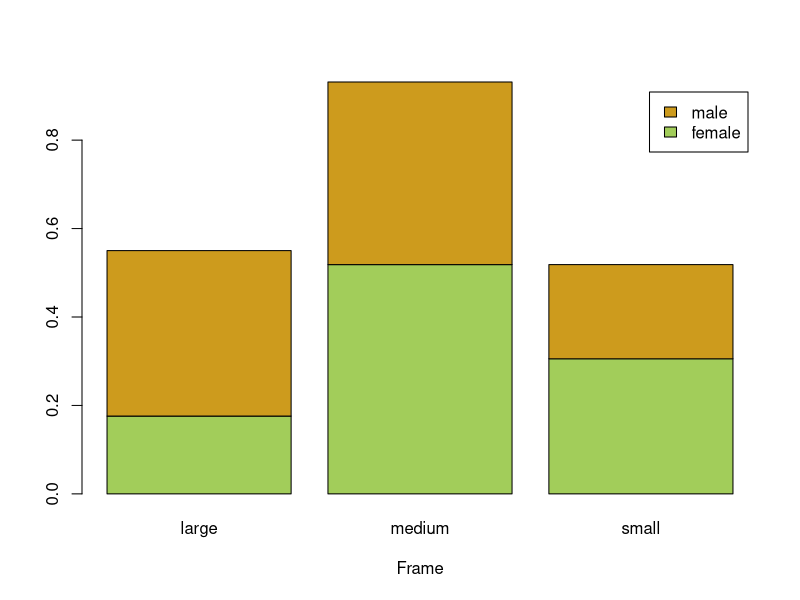
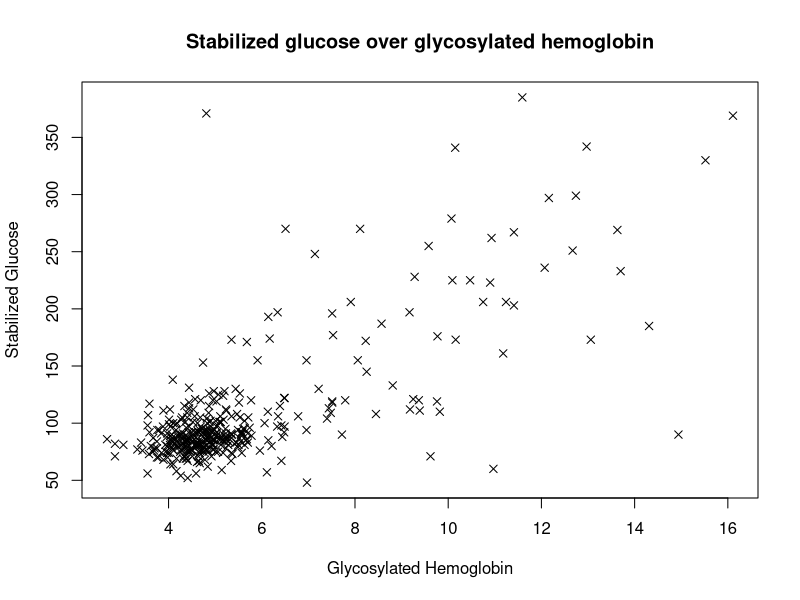
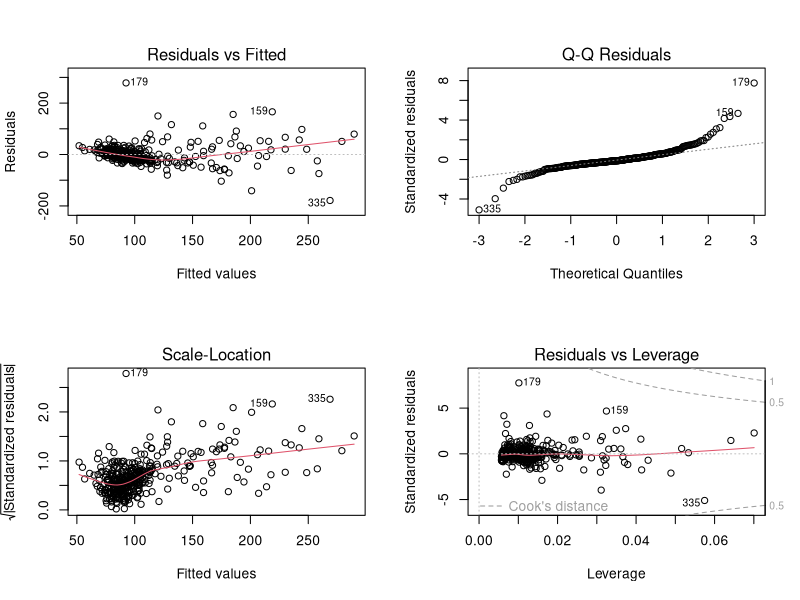

Recreate these plots in R, in order.
## ---- chunk 1
knitr::opts_chunk$set(echo = TRUE)
setwd("C:/Users/jzeng/Desktop/ur/Fall 2022/CSC 262")
## ---- chunk 2
diabetes <- read.csv("diabetes_fall2022.csv")
table1 <- table(diabetes$gender, diabetes$frame)
addmargins(table1)
## ---- chunk 3
barplot(prop.table(table1,margin=1), xlab="Frame", legend.text = rownames(table1), 
        col=c("darkolivegreen3", "goldenrod3")) 
## ---- chunk 4
chisq.test(table1, correct=F)
qchisq(1-0.05, df = (3-1)*(2-1))
## ---- chunk 5
s_m <- var(diabetes[diabetes$gender=="male",]$stab.glu)
n_m <- length(diabetes[diabetes$gender=="male",]$stab.glu)
s_f <- var(diabetes[diabetes$gender=="female",]$stab.glu)
n_f <- length(diabetes[diabetes$gender=="female",]$stab.glu)

f_obs <- s_m/s_f
f_obs
2*(1-pf(f_obs, n_m-1, n_f-1))
## ---- chunk 6
t.test(diabetes[diabetes$gender=="male",]$stab.glu, diabetes[diabetes$gender=="female",]$stab.glu, 
       alternative="greater", conf.level = 0.95)
## ---- chunk 7
plot(diabetes$glyhb, diabetes$stab.glu, pch=4, main="Stabilized glucose over glycosylated hemoglobin", 
     ylab = "Stabilized Glucose", xlab = "Glycosylated Hemoglobin")
cor(diabetes$glyhb, diabetes$stab.glu)
## ---- chunk 8
cor.test(diabetes$glyhb, diabetes$stab.glu)
qt(1-(0.05/2), df = length(diabetes$glyhb)-2)
## ---- chunk 9
lm1 <- lm(diabetes$stab.glu~diabetes$glyhb)
lm1
## ---- chunk 10
confint(lm1, level=0.99)
## ---- chunk 11
summary(lm1)
## ---- chunk 12
lm2 <- lm(diabetes$stab.glu~diabetes$glyhb+diabetes$bmi+diabetes$frame)
lm2
## ---- chunk 13
summary(lm2)
## ---- chunk 14
lm3 <- lm(diabetes$stab.glu~diabetes$bmi+diabetes$frame)
anova(lm3)
## ---- chunk 15
par(mfrow=c(2,2))
plot(lm2)
